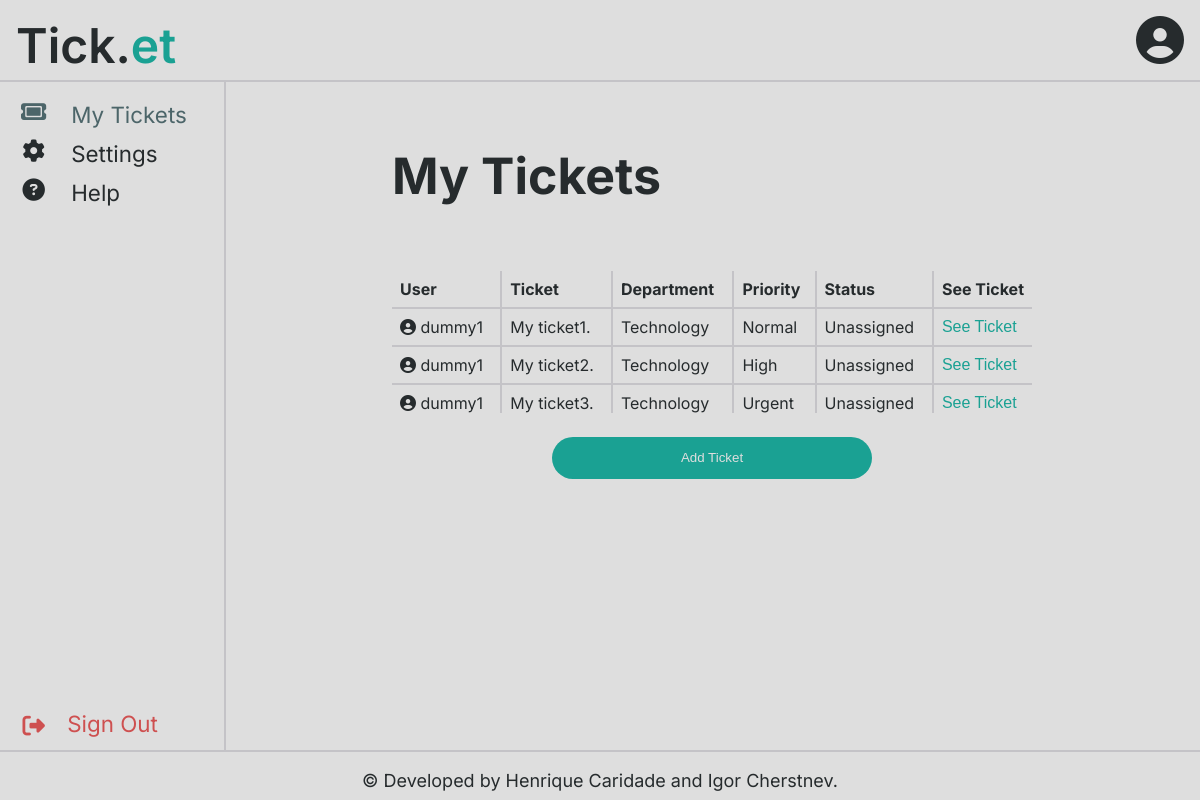
The app's page /pages/dashboard.php (signed in) with its own data.
### tables this page shows
CREATE TABLE Ticket(
    id INTEGER PRIMARY KEY NOT NULL,
    publisher STRING NOT NULL REFERENCES User(username),
    department STRING NOT NULL REFERENCES Department(username),
    publishDate DATETIME NOT NULL,
    priority STRING NOT NULL CHECK (priority IN('Normal', 'High', 'Urgent')),
    subject STRING NOT NULL,
    text STRING NOT NULL
);

CREATE TABLE TicketStatus(
    id INTEGER PRIMARY KEY AUTOINCREMENT NOT NULL,
    ticketId INTEGER NOT NULL REFERENCES Ticket(id),
    agentUsername STRING REFERENCES User(username),
    date DATETIME NOT NULL,
    status STRING NOT NULL CHECK (status IN('Unassigned', 'In progress', 'Done'))
);

### classes/ticket.php (called while the page is built, shortened)
<?php
    include_once("../classes/ticketStatus.php");
    class Ticket {
        private function __construct(PDO $db, int $id, string $publisher, string $department, DateTime $publishDate, string $priority, string $subject, string $text) {
            $this->department = $department;
            $this->priority = $priority;
            $this->subject = $subject;
            $this->statuses = TicketStatus::getTicketStatuses($db, $id);
            $this->status = $this->statuses[0];
        }
        private static function fromArray(PDO $db, array $ticket) : Ticket {
            return new Ticket($db, (int) $ticket['id'], $ticket['publisher'], $ticket['department'], new DateTime($ticket['publishDate']), $ticket['priority'], $ticket['subject'], $ticket['text']);
        }
        public static function getTicketsFromUsername(PDO $db, string $username) : array {
            $stmt = $db->prepare('SELECT * FROM Ticket WHERE publisher=?');
            $stmt->execute(array($username));
            $tickets = $stmt->fetchAll();
            $ticketArray = array();
            foreach ($tickets as $ticket) {
                $ticketArray[] = Ticket::fromArray($db, $ticket);
            }
            return $ticketArray;
        }
    }
?>

### classes/ticketStatus.php (called while the page is built, shortened)
<?php
    class TicketStatus {
        private function __construct(int $id, int $ticketId, ?string $agentUsername, DateTime $date, string $status) {
            $this->status = $status;
        }
        private static function fromArray(array $status) : TicketStatus {
            return new TicketStatus((int) $status['id'], (int) $status['ticketId'], $status['agentUsername'], new DateTime($status['date']), $status['status']);
        }
        public static function getTicketStatuses(PDO $db, int $id) : array {
            $stmt = $db->prepare('SELECT * FROM TicketStatus WHERE ticketId=?');
            $stmt->execute(array($id));
            $statuses = $stmt->fetchAll();
            $statusArray = array();
            foreach ($statuses as $status) {
                $statusArray[] = TicketStatus::fromArray($status);
            }
            usort($statusArray, fn(TicketStatus $a, TicketStatus $b) => ($a->date > $b->date) ? 1 : (($a->date < $b->date) ? -1 : 0));
            return $statusArray;
        }
    }
?>

### templates/ticket.php (the view, shortened to what this page needs)
<?php
    include_once("../classes/ticket.php");
    include_once("../templates/profile.php");
    function _drawTicket(Ticket $ticket) {
?>
<tr class="ticket">
    <td class="ticket-username"><?php drawProfile($ticket->publisher, true); ?></td>
    <td class="ticket-subject"><?=htmlentities($ticket->subject)?></td>
    <td class="ticket-department"><?=htmlentities($ticket->department)?></td>
    <td class="ticket-priority"><?=htmlentities($ticket->priority)?></td>
    <td class="ticket-status"><?=htmlentities($ticket->status->status)?></td>
    <td class="ticket-edit">
        <form class="ticket-page-form" action="../pages/ticket_page.php" method="post">
            <button type='submit' class="ticket-page-submit">See Ticket</button>
        </form>
    </td>
</tr>
<?php
    }
    function drawTickets(array $tickets) {
?>
<table id="tickets">
    <thead>
        <tr>
            <th>User</th>
            <th>Ticket</th>
            <th>Department</th>
            <th>Priority</th>
            <th>Status</th>
            <th style="width: 0;">See Ticket</th>
        </tr>
    </thead>
    <tbody>
    <?php
    foreach ($tickets as $ticket) {
        _drawTicket($ticket);
    }
    ?>
    </tbody>
</table>
<?php
    }
?>

### templates/header.php (shortened to what this page needs)
<?php
    include_once("../templates/profile.php");
    function drawHeader(bool $drawProfile=false) {
?>
<html lang="en">
<head>
    <link rel="stylesheet" href="../css/include.css">
    <link rel="stylesheet" href="../css/main.css">
    <link rel="stylesheet" href="../css/account.css">
    <link rel="stylesheet" href="../css/faq.css">
    <link rel="stylesheet" href="../css/button.css">
    <link rel="stylesheet" href="../css/userForms.css">
    <link rel="stylesheet" href="../css/admin.css">
    <link rel="stylesheet" href="../css/popup.css">
    <link rel="stylesheet" href="../css/table.css">
    <link rel="stylesheet" href="../css/search.css">
</head>
<body>
    <header>
        <span id="logo">Tick.<span id="logo-highlight">et</span></span>
        <div id="profile" class="profile" data-user="<?=htmlentities($_SESSION[Session::USERNAME])?>">
            <i class="fa-solid fa-circle-user"></i>
        </div>
    </header>
<?php
    }
?>

### templates/sidebar.php (shortened to what this page needs)
<?php
    function drawSidebar(Session $session, string $currentPage) {
?>
<div class="sidebar">
    <a href="../pages/dashboard.php" <?php if ($currentPage == 'dashboard') echo 'class="selected"';?>>
        <span class="icon"><i class="fa-solid fa-ticket"></i></span>
        <span class="text">My Tickets</span>
    </a>
    <a href="../pages/settings.php" <?php if ($currentPage == 'settings') echo 'class="selected"';?>>
        <span class="icon"><i class="fa-solid fa-gear"></i></span>
        <span class="text">Settings</span>
    </a>
    <a href="../pages/help.php" <?php if ($currentPage == 'help') echo 'class="selected"';?>>
        <span class="icon"><i class="fa-solid fa-question-circle"></i></span>
        <span class="text">Help</span>
    </a>
    <a href="../actions/logout.php">
        <span class="icon"><i class="fa-solid fa-right-from-bracket"></i></span>
        <span class="text sign-out">Sign Out</span>
    </a>
</div>
<?php
    }
?>

### pages/dashboard.php (shortened to what this page needs)
<?php
    include_once("../templates/header.php");
    include_once("../templates/footer.php");
    include_once("../templates/sidebar.php");
    include_once("../templates/ticket.php");
    include_once("../templates/department.php");
    include_once("../classes/session.php");
    include_once("../classes/ticket.php");
    $session = Session::getSession();
    $db = getDatabaseConnection();
    $tickets = Ticket::getTicketsFromUsername($db, $_SESSION[Session::USERNAME]);
    drawHeader(true);
    drawSidebar($session, 'dashboard');
?>
<main class="main-sidebar">
    <div id="dashboard" class="page">
        <h1 id="dashboard-title" class="title">My Tickets</h1>
        <?php drawTickets($tickets); ?>
        <div class="big-button">
            <button id="ticket-open-button" onclick="openPopup()">Add Ticket</button>
        </div>
    </div>
</main>
<?php
    drawFooter();
?>

### templates/profile.php
<?php
    function drawProfile(?string $username, bool $showUsername=false, bool $showIcon=true) {
?>
<div class="profile" data-user="<?=htmlentities($username)?>">
<?php if ($showIcon) { ?>
<i class="fa-solid fa-circle-user"></i>
<?php } if ($showUsername) { ?>
    <span class="username"><?=htmlentities($username)?></span>
<?php } ?>
</div>
<?php
    }
?>

### templates/footer.php
<?php
    function drawFooter() {
?>
    <footer>
        <span id="footer-info">&copy; Developed by Henrique Caridade and Igor Cherstnev.</span>
    </footer>
    </body>
</html>
<?php
    }
?>

### css/include.css (style rules this page uses)
:root { --primary-background-color: #dededeff; --secondary-background-color: #c4c3c7ff; --primary-color: #262b2dff; --secondary-color: #4c6569ff; --accent-color: #1aa193ff; --error-color: #ce5050ff; --warning-color: #cfbd63ff;; --success-color: #51d880ff; --header-height: 5rem; --footer-height: 3rem; --sidebar-width: 14rem; --sidebar-padding: 15px; --margin-sides: 10rem; }

### css/main.css (style rules this page uses)
body { font-family: 'Inter', sans-serif; background-color: var(--primary-background-color); color: var(--primary-color); }
.page { position: relative; margin: 0 var(--margin-sides); }
a { color: var(--accent-color); text-decoration: none; }
header { position: fixed; top: 0; left: 0; width: 100%; height: var(--header-height); font-size: 3em; border-bottom: 2px solid var(--secondary-background-color); background-color: var(--primary-background-color); z-index: 2; }
#logo { position: absolute; top: 1rem; left: 1rem; font-weight: 600; }
#logo-highlight { color: var(--accent-color); }
#profile { position: absolute; top: 1rem; right: 1rem; }
footer { position: fixed; bottom: 0; left: 0; width: 100%; height: var(--footer-height); font-size: 1em; border-top: 2px solid var(--secondary-background-color); background-color: var(--primary-background-color); z-index: 2; text-align: center; }
#footer-info { position: relative; top: 1em; font-size: large; }
.sidebar { height: calc(100% - var(--header-height) - var(--footer-height) - 2 * var(--sidebar-padding)); width: var(--sidebar-width); position: fixed; top: var(--header-height); left: 0; overflow-x: hidden; border-right: 2px solid var(--secondary-background-color); padding: var(--sidebar-padding) 0; background-color: var(--primary-background-color); z-index: 1; }
.sidebar a { display: block; padding: 6px 10px; color: var(--primary-color); font-size: 1.4em; }
.sidebar a .icon { position: absolute; right: 70%; width: 30%; text-align: center; }
.sidebar a .text { position: relative; left: 30%; }
.sidebar a:last-child .icon, .sidebar a:last-child .text { position: absolute; bottom: var(--sidebar-padding); color: var(--error-color); }
.sidebar .selected { color: var(--secondary-color); }
main { margin-top: var(--header-height); margin-bottom: var(--footer-height); }
main.main-sidebar { overflow: hidden; margin-left: var(--sidebar-width); }

### css/button.css (style rules this page uses)
button:not(.faq-question):not(.ticket-page-submit):not(.user-page-submit) { padding: 0.8em; color: var(--primary-background-color); border: none; padding: 0.5em; border-radius: 2em; }
button:not(.red):not(.faq-question):not(.ticket-page-submit):not(.user-page-submit) { background-color: var(--accent-color); }
div.big-button { margin-top: 1em; width: 100%; text-align: center; }
button#ticket-open-button, button#department-add-button, button#department-remove-button { width: 50%; min-width: 15em; padding: 1em; }
button.ticket-page-submit, button.user-page-submit { background-color: transparent; border: none; color: var(--accent-color); font-size: 1rem; padding: 0; width: 100%; text-align: left; }
form.ticket-page-form, form.user-page-form { margin-block-end: 0; }

### css/userForms.css (style rules this page uses)
.title { font-size: 50px; padding-top: 2rem; padding-bottom: 2rem; }

### css/table.css (style rules this page uses)
table { width: 100%; border-collapse: collapse; }
table, table th, table td { position: relative; }
table th { padding: 0.5em; text-align: left; }
table td { min-width: 0; padding: 0.5em; overflow: hidden; border-top: 2px solid var(--secondary-background-color); }
table td { white-space: nowrap; position: relative; overflow: hidden; min-width: 0; }
table th { white-space: nowrap; }

### records on screen
ticket: publisher "dummy1", subject "My ticket1.", department "Technology", priority "Normal"
ticketstatus: status "Unassigned"
ticket: publisher "dummy1", subject "My ticket2.", department "Technology", priority "High"
ticketstatus: status "Unassigned"
ticket: publisher "dummy1", subject "My ticket3.", department "Technology", priority "Urgent"
ticketstatus: status "Unassigned"
